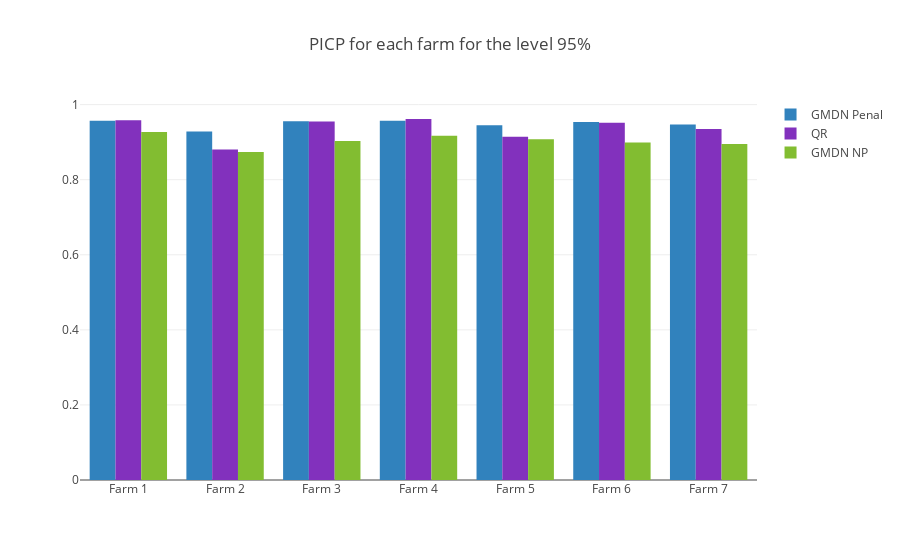

Source (notebook cell):
### Markdown cell above
PICP values for every level $1-\alpha$ are always very close to their theoretical value with reciprocal penalization, but below up to 16% without it. The comparison between the benchmark and the proposed approach shows that the PICP and scores are very similar. However the penalized GMDN usually yields sharper intervals. In terms of median score the GMDN method yields almost always better values, emphasizing the fact that the increase of skill score is usually due to extremely bad outliers which are not numerous (usually below the $\alpha$ % of data not covered by the PI).

Hereafter one may find a graphical representation of the previously presented tables for the level 95% for convenience.

### Code cell
trace0 = go.Bar(
    x=["Farm "+str(k) for k in range(1,8)],
    y=bootstrap_PI_95_e["PICP"],
    name='GMDN Penal',
    marker=dict(
        color='rgb(49,130,189)'
    )
)

trace1 = go.Bar(
    x=["Farm "+str(k) for k in range(1,8)],
    y=bootstrap_PI_95_QR_e["PICP"],
    name='QR',
    marker=dict(
        color='rgb(130,49,189)'
    )
)
                        
trace2 = go.Bar(
    x=["Farm "+str(k) for k in range(1,8)],
    y=bootstrap_PI_95_NP_e["PICP"],
    name='GMDN NP',
    marker=dict(
        color='rgb(130,189,49)'
    )
)
                        
data = [trace0,trace1,trace2]
layout = go.Layout(
    barmode='group',
    title="PICP for each farm for the level "+str(int(100*(1-alpha))) + "%"
)

fig = go.Figure(data=data, layout=layout)
plotly.offline.iplot(fig)

### Figure 1 — Plotly figure (JSON) as saved in the notebook; plotly's stock layout.template omitted (floating-point values rounded to 4 significant figures)
{"data": [{"marker": {"color": "rgb(49,130,189)"}, "name": "GMDN Penal", "type": "bar", "x": ["Farm 1", "Farm 2", "Farm 3", "Farm 4", "Farm 5", "Farm 6", "Farm 7"], "y": [0.957, 0.9287, 0.9559, 0.9572, 0.9451, 0.954, 0.9473]}, {"marker": {"color": "rgb(130,49,189)"}, "name": "QR", "type": "bar", "x": ["Farm 1", "Farm 2", "Farm 3", "Farm 4", "Farm 5", "Farm 6", "Farm 7"], "y": [0.9583, 0.8804, 0.9554, 0.9617, 0.9146, 0.9518, 0.9352]}, {"marker": {"color": "rgb(130,189,49)"}, "name": "GMDN NP", "type": "bar", "x": ["Farm 1", "Farm 2", "Farm 3", "Farm 4", "Farm 5", "Farm 6", "Farm 7"], "y": [0.9268, 0.8738, 0.9029, 0.9174, 0.9075, 0.8991, 0.8949]}], "layout": {"barmode": "group", "title": "PICP for each farm for the level 95%"}}
